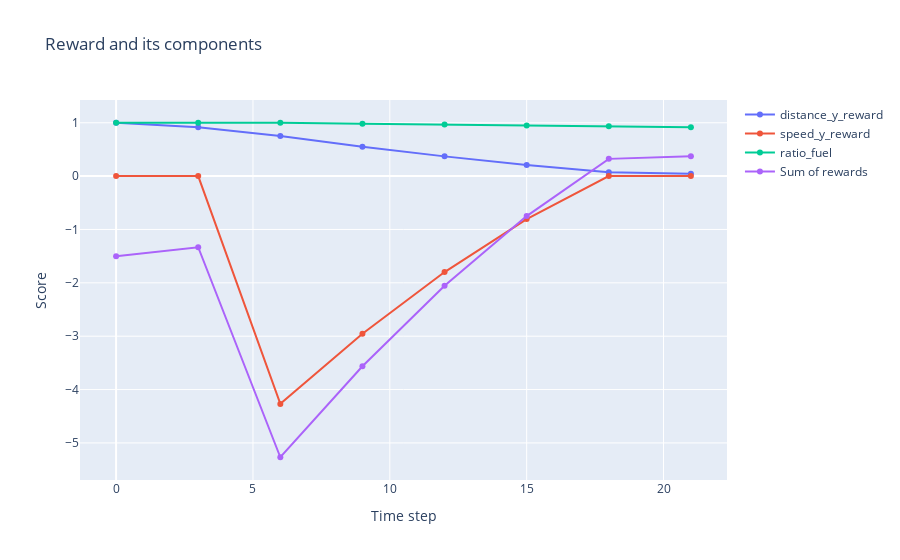

Notebook code for this chart:
### Markdown cell above
# <span style="color:orange">Rewards</span>

Before to use reinforcement learning. Let's see how each global reward and its individual components (without their weighting coefficients) evolve. As a reminder, the reward formula for the booster is:

$$  -2 * distance\_y\_reward + speed\_y\_reward + 0.5 * ratio\_fuel $$ 

We know that in our first attempt, the rocket did not respect the speed limitation.
Let’s check whether this undesired behavior is properly detected and penalized by the reward function.

### Code cell
env_ref.reset()
df_0 = rocket_simulation(env_ref, acceleration_y_constraint = 10, speed_y_limit = 5, timestep = 0)
plot_reward_rocket_monoagent(env_ref)

### Figure 1 — Plotly figure (JSON) as saved in the notebook; plotly's stock layout.template omitted (floating-point values rounded to 4 significant figures)
{"data": [{"mode": "lines+markers", "name": "distance_y_reward", "type": "scatter", "x": [0, 3, 6, 9, 12, 15, 18, 21], "y": [1, 0.9167, 0.7501, 0.5507, 0.37, 0.2098, 0.07174, 0.04229]}, {"mode": "lines+markers", "name": "speed_y_reward", "type": "scatter", "x": [0, 3, 6, 9, 12, 15, 18, 21], "y": [0, 0, -4.268, -2.954, -1.798, -0.8048, 0, 0]}, {"mode": "lines+markers", "name": "ratio_fuel", "type": "scatter", "x": [0, 3, 6, 9, 12, 15, 18, 21], "y": [1, 1, 1, 0.9833, 0.9667, 0.95, 0.9333, 0.9167]}, {"mode": "lines+markers", "name": "Sum of rewards", "type": "scatter", "x": [0, 3, 6, 9, 12, 15, 18, 21], "y": [-1.5, -1.333, -5.268, -3.564, -2.055, -0.7494, 0.3232, 0.3738]}], "layout": {"title": {"text": "Reward and its components"}, "xaxis": {"title": {"text": "Time step"}}, "yaxis": {"title": {"text": "Score"}}}}
